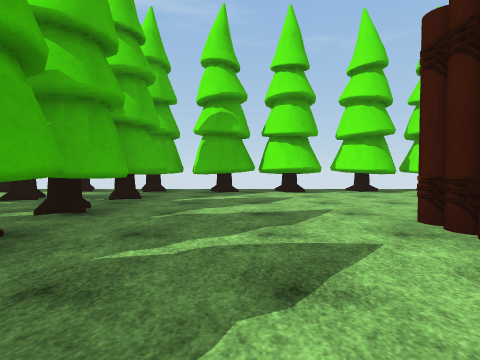
view 1 (above)

24 first-person views from a walk through a Unity game level. The camera is 1.2 m above the floor, tilts 2° down and sees 80° across. The floor is counted in squares, 2 m on a side. Each view is taken from the middle of a square. On the plan, view 1 faces up. The plan holds only what a view shows up to about 9 squares ahead; the rest is blank. The place goes on beyond the plan. The player is left out. Surface patterns are stand-ins for the level's own textures.

view 2
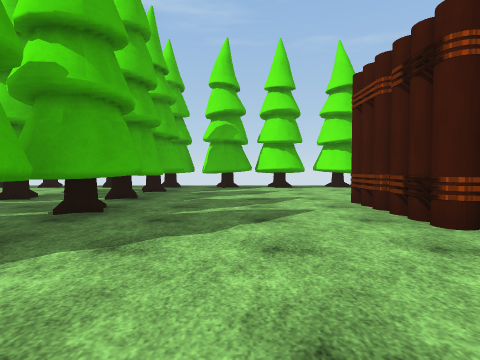

view 3
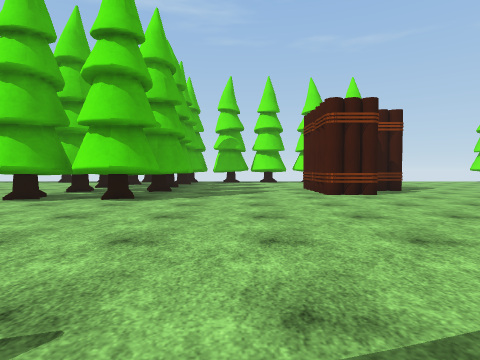

view 4
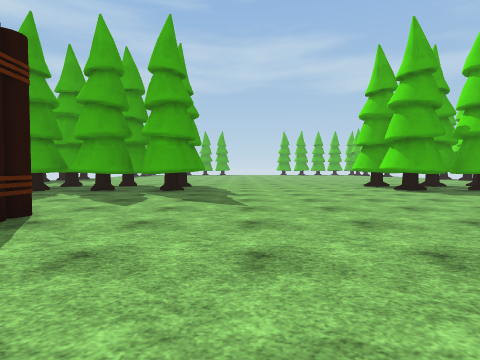

view 5
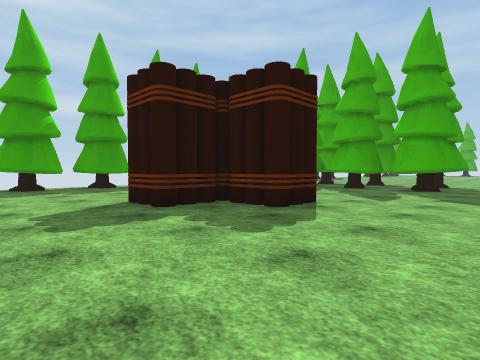

view 6
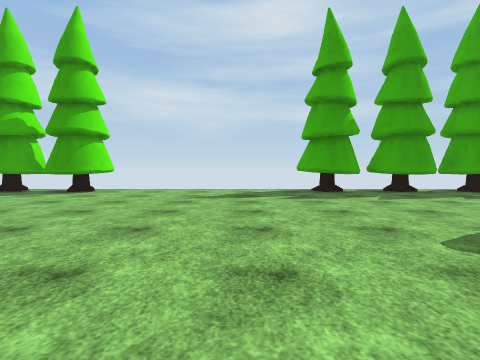

view 7
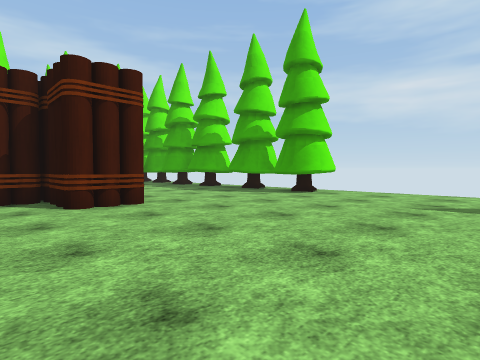

view 8
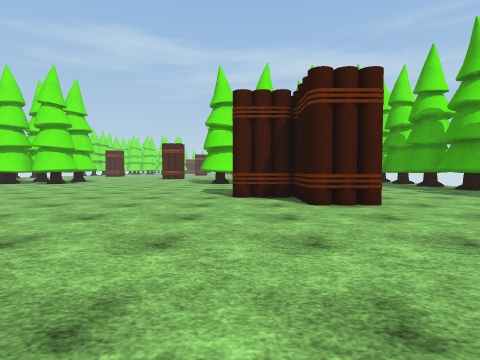

view 9
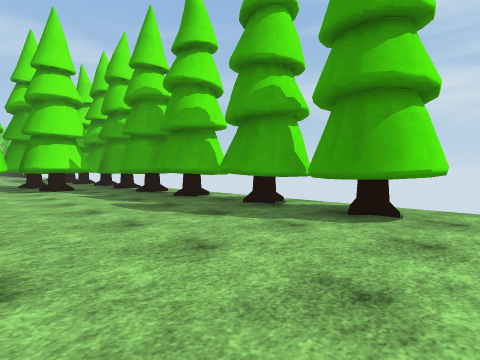

view 10
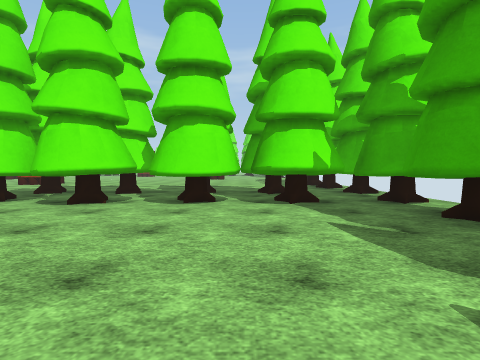

view 11
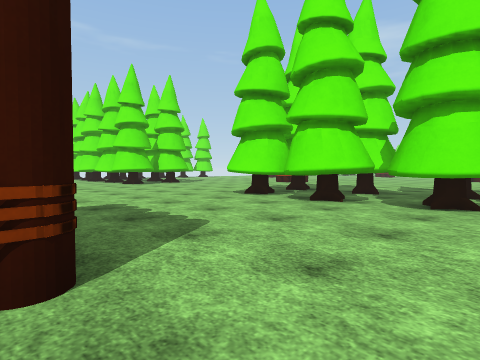

view 12
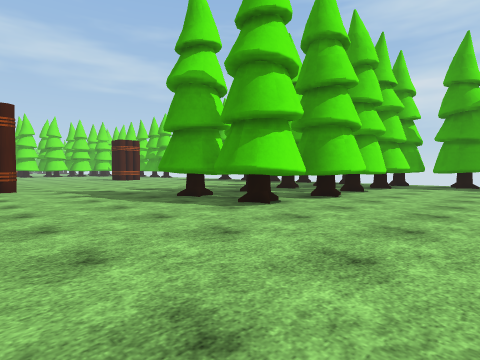

view 13
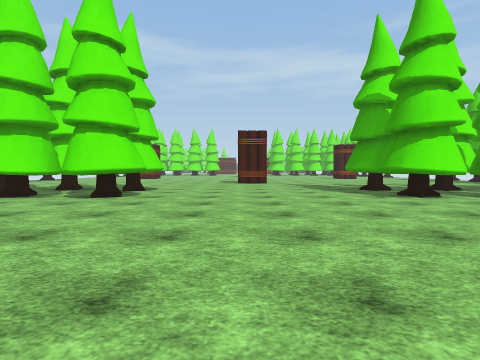

view 14
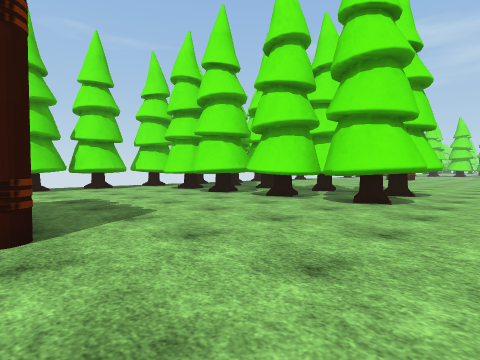

view 15
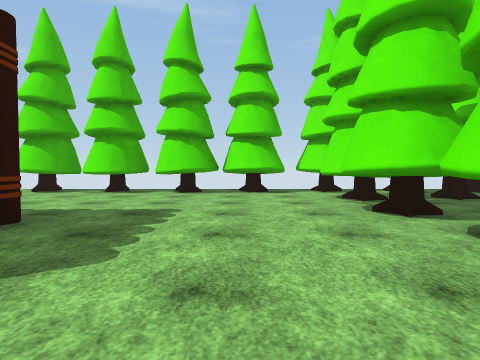

view 16
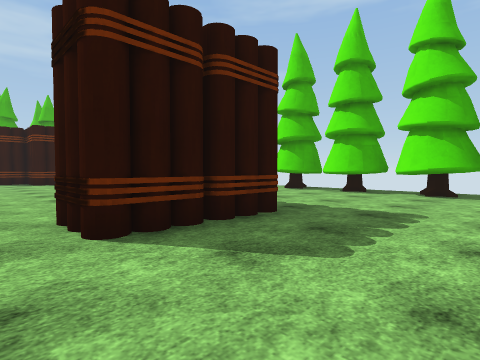

view 17
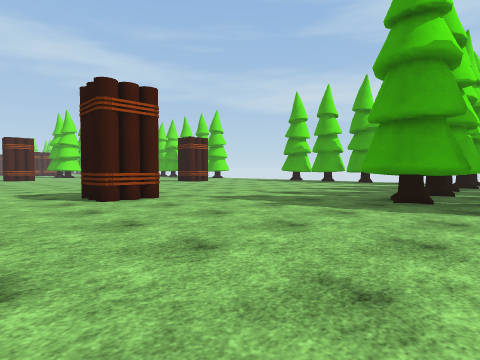

view 18
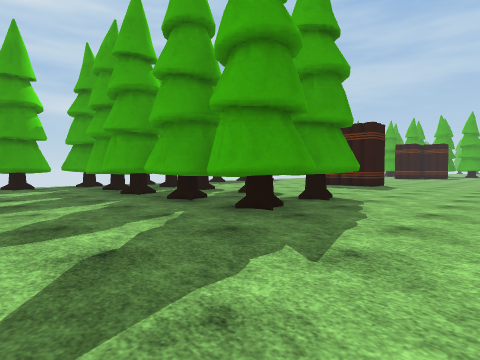

view 19
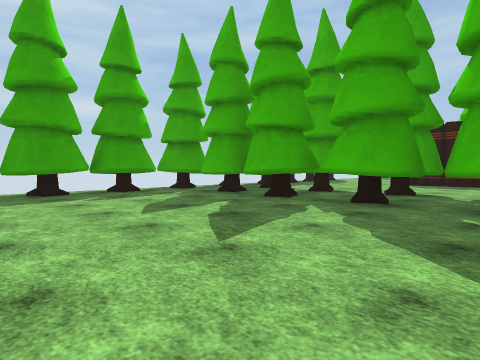

view 20
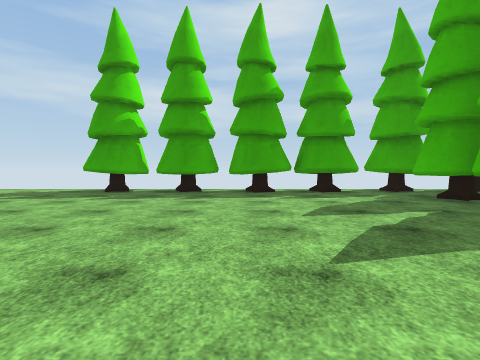

view 21
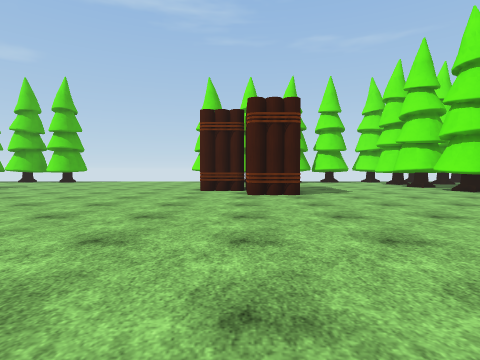

view 22
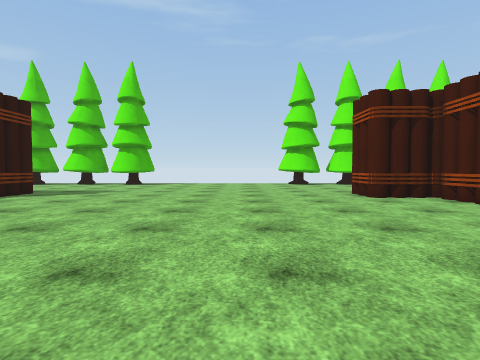

view 23
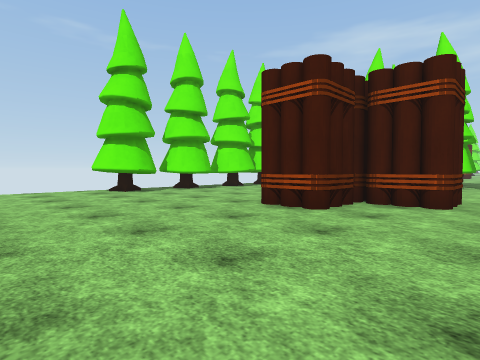

view 24
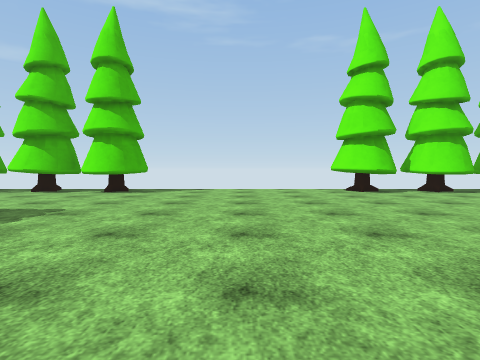

### Floor plan
Key: @ floor where view 1 was taken; # wall or solid block; . floor; T thing the floor can be seen under or through; O other object.
Columns run from 3 left of view 1 to 28 right of it. Each row starts with its distance up from view 1.
  8 ##########.....##########
  7 .#........................
  6 ##.....................####
  5 #.......................##
  4 ##.....................###
  3 ##...#OO........O O....###
  2 ##...# ...........#....####
  1 #....#O...........O.....##
  0 ##.@...................####...
 -1 ........  ....................
 -2 ........   .....................
 -3 ........    ..................#.
 -4 .........    . ...............O.
 -5 ...........   ..................
 -6 ...........  ...................
 -7 ##.....................#TTT.....
 -8 ##...#O...........O.....TTT.....
 -9  #...###..........#....TTTT.....
-10 ##.   OO........O O....TTTT.....
-11 ##     ................TTTT.....
-12        .................##......
-13       .................####.....
-14      ..................#........
-15     ######.....#################

Where each view was taken, in squares from view 1:
view 1: 0 up, 0 right, facing up
view 2: 2 down, 0 right, facing up
view 3: 6 down, 0 right, facing up
view 4: 5 down, 6 right, facing left
view 5: 5 down, 7 right, facing down-left
view 6: 7 down, 8 right, facing down
view 7: 8 down, 8 right, facing down-right
view 8: 8 down, 8 right, facing right
view 9: 11 down, 11 right, facing down-right
view 10: 12 down, 15 right, facing right
view 11: 12 down, 15 right, facing up-right
view 12: 3 down, 17 right, facing down-right
view 13: 3 down, 14 right, facing right
view 14: 2 down, 15 right, facing up-right
view 15: 0 up, 18 right, facing up
view 16: 0 up, 18 right, facing up-left
view 17: 1 down, 21 right, facing down-right
view 18: 4 down, 26 right, facing down-left
view 19: 7 down, 28 right, facing down-left
view 20: 7 down, 27 right, facing down
view 21: 6 down, 14 right, facing up
view 22: 4 down, 10 right, facing up
view 23: 0 up, 9 right, facing up-right
view 24: 0 up, 9 right, facing up
